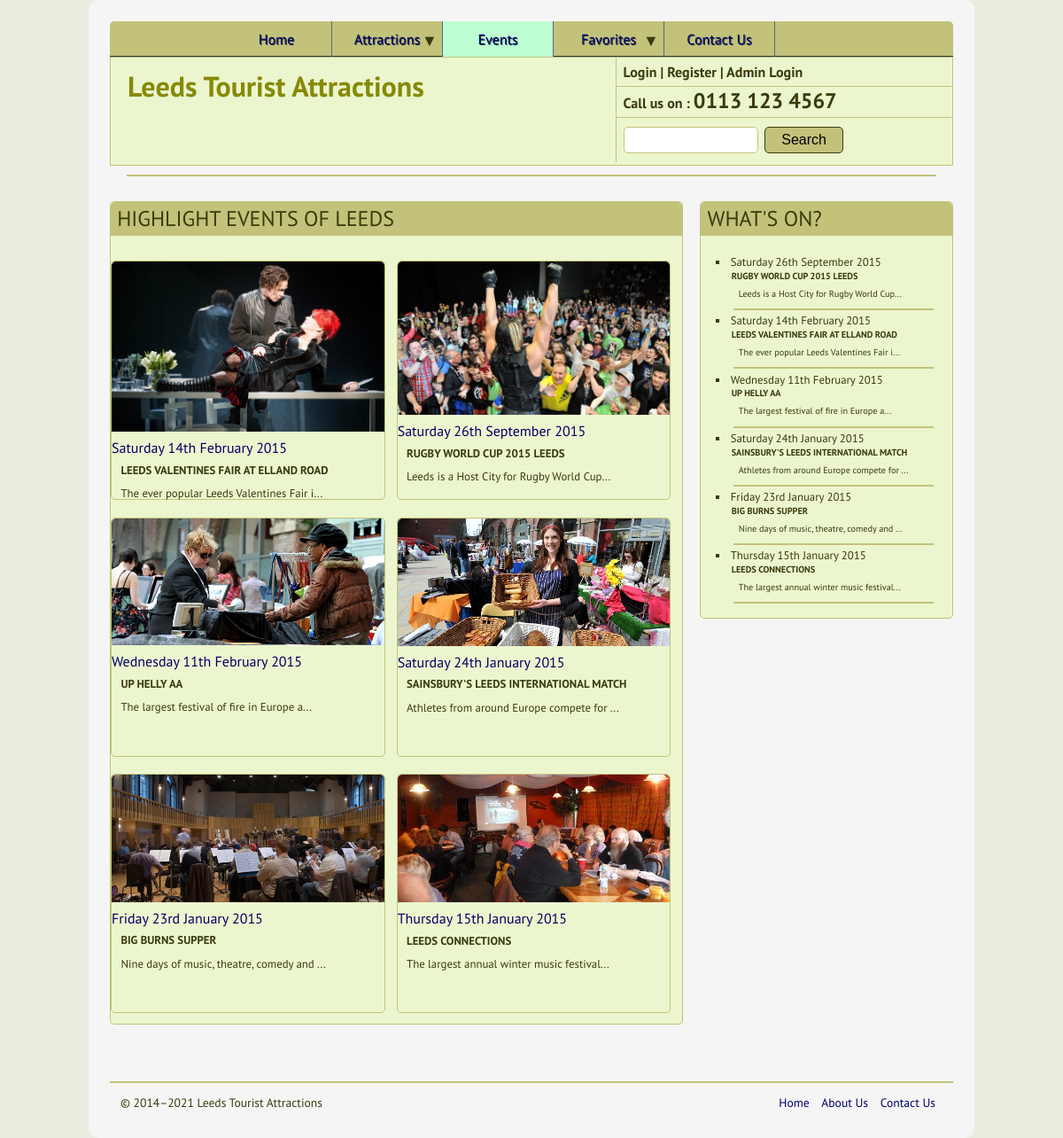
Screenshot of /events.php with the database file from the repository.
### tables this page shows
CREATE TABLE IF NOT EXISTS `events` (
`EventID` int(11) NOT NULL,
  `Title` varchar(200) NOT NULL,
  `Summary` varchar(200) NOT NULL,
  `Description` varchar(200) NOT NULL,
  `Date` date NOT NULL,
  `Image` varchar(200) NOT NULL,
  `alt` varchar(200) NOT NULL
);

### events.php (the view, shortened to what this page needs)
<!DOCTYPE html>
<?php
include "includes/head.php";
?>
<?php
									$myQuery  = "SELECT events.*";
									$myQuery .= "FROM events ";
									$myQuery .= "ORDER BY EventID DESC ";
									$result = $con->query($myQuery);
?>
<body>
	<div class="page">
		<header>
			<nav class="clearfix">
				<?php
				echo build_menu(3);
				?>
			</nav>
			<?php include "includes/header.php"; ?>
		</header>
	<hr>
		<article id="event_list">
			<h2>Highlight Events of Leeds</h2>
			<?php while ($rows = mysqli_fetch_array($result))
									{
										$summary = $rows['Summary'];
										$summarydisplay = substr($summary, 0, 40);
										$date = date_create($rows['Date']);
										echo ' 	<div class="event_item">';
										echo ' 		<div id= "thumb">';
										echo ' 		<a href=""><img src=" '. $rows['Image'] . '" alt="'.$rows['alt'].'" style="max-width:100%;height:auto;"/></a>';
										echo ' 		</div>';
										echo ' 		<div id="thumb_text">';
										echo '			<a href="event-details.php?ID='. $rows['EventID']. '">';
										echo '           <div>'.date_format($date, 'l jS F Y') .'</div>';
										echo '				<h5>' . $rows['Title'] . '</h5>';
										echo ' 				<p>' . $summarydisplay . '...</p>';
										echo '			</a>';
										echo ' 		</div>';
										echo ' 	</div>';
									}
								?>
		</article>
		<aside>
			<div>
			<h2>What's on?</h2>
			<?php include "includes/whatson.php"; ?>
			</div>
		</aside>
		<?php
		include"includes/footer.php";
		?>
</body>
</html>

### includes/whatson.php (shortened to what this page needs)
	<ul class="whatson " style="list-style-type:square">
<?php
	$Query  = "SELECT events.*";
	$Query .= "FROM events ";
	$Query .= "ORDER BY Date DESC ";
		$whatson_result = $con->query($Query);
		while ($rows = mysqli_fetch_array($whatson_result))
		{
			$summary = $rows['Summary'];
			$summarydisplay = substr($summary, 0, 40);
			$date = date_create($rows['Date']);
			echo ' 	<li >';
			echo ' 		<div id= "thumb_date">'.date_format($date, 'l jS F Y') .'</div>';
			echo ' 		<div id="thumb_text">';
			echo '           <a href="event-details.php?ID='. $rows['EventID']. '">';
			echo '				<h4>' . $rows['Title'] . '</h4>';
			echo '			 </a>';
			echo ' 				<p>' . $summarydisplay . '...</p>';
			echo ' 		</div>';
			echo ' 	</li>';
			echo '  <hr>';
		}
	?>
</ul>

### styles/styles.css (style rules this page uses)
html, body, div,h1, h2, h3, p, ul, li, img, p, input { margin: 0; padding: 0; font-size: 100%; }
*, html { -webkit-box-sizing: border-box; -moz-box-sizing: border-box; box-sizing:border-box; }
article,section, aside, hgroup, nav, header, footer, figure, figcaption { display: block; }
body { color: #393B0B; line-height: 1.5em; font-family: 'PT Sans', Arial, sans-serif; background: #EBEBE0; }
.page { max-width: 1000px; width: 96%; height: auto; margin: 0 auto; position: relative; background: #F5F5F5; border-radius: 10px; -moz-border-radius: 10px; -webkit-border-radius: 10px; padding: 2%; }
h2 { font-size: 1.6em; font-weight: normal; margin: 0 1em 1em; text-transform: uppercase; padding: .3em; background-color: #C2C27A; border-radius: 5px 5px 0px 0px; -moz-border-radius: 5px 5px 0px 0px; -webkit-border-radius: 5px 5px 0px 0px; }
h4 { font-size: 1.1em; font-weight: bold; margin: 0; }
h5 { font-size: .8em; font-weight: bold; margin: 1%; }
p { margin: .50em; padding: 0; text-align: justify; }
img { max-width: 100%; height: auto; width: auto; margin-left: 2%; border: 0; }
a { font-size: 1em; color:#000066; text-decoration: none; }
ul { list-style: none; }
article { padding: 10px; width: 100%; }
.clearfix:before, .clearfix:after { content: " "; display: inline; }
.clearfix:after { clear: both; }
nav { height: 40px; width: 100%; background: #C2C27A; font-size: 16px; font-weight: normal; position:relative; border-bottom: 1px solid #283744; border-radius: 5px 5px 0px 0px; -moz-border-radius: 5px 5px 0px 0px; -webkit-border-radius: 5px 5px 0px 0px; }

### styles/large_screen.css (style rules this page uses)
.page { width: 96%; }
p { margin: 0 0 .75em 0; padding: 2%; font-size: 0.9em; }
article { width: 68%; height:auto; margin: 2% 0 2% 0%; padding: 0px auto; float: left; border: 1px solid #C2C27A; background-color: #ECF6CE; border-radius: 5px; -moz-border-radius: 5px; -webkit-border-radius: 5px; }
article p { text-align: justify; }
article h2 { margin: 0 0 15px; color: #393B0B; }
aside { width: 30%; height: auto; float:right; margin: 2% 0 1% 0; padding: 0px; border: 1px solid #C2C27A; border-radius: 5px; -moz-border-radius: 5px; -webkit-border-radius: 5px; background: #ECF6CE; }
aside h2 { margin-top:0px; }
aside ul { padding: 0 1em 0 2em; }
aside ul li { font-size: 80%; line-height: 100%; padding:.3em .4em .2em .1em; }
aside ul li a h4 { width: 100%; font-size: .8em; font-weight:bold; margin: 0px; text-transform: uppercase; padding:.3em .4em .2em .1em; color:#393B0B; }
aside ul li p { font-size: 80%; line-height: 90%; padding:.3em .4em .2em .1em; }
#thump_text p aside h2, ul>li, #thumb_text, #thumb_date { margin: 0; }
hr { width: 96%; margin: 1% auto; border: 1px solid #C2C27A; }
#event_list { padding:0 0 5px 0; }
#event_list a img { margin: 0; border-radius: 5px 5px 0px 0px; -moz-border-radius: 5px 5px 0px 0px; -webkit-border-radius: 5px 5px 0px 0px; }
.event_item { margin: 2% 2% 1% 0%; padding: 0px; border: 1px solid #C2C27A; width: 48%; height: 270px; float: left; background-color: #ECF6CE; border-radius: 5px; -moz-border-radius: 5px; -webkit-border-radius: 5px; }
.event_item h5 { font-size: .8em; font-weight: bold; margin: 1px 1px 1px 4px; padding:.5em; line-height: 1em; color:#393B0B; text-transform: uppercase; }
#thumb_text p { font-size: .8em; font-weight: normal; margin: 1px 1px 1px 4px; padding:.5em; line-height: 1em; color:#393B0B; }

### styles/small_screen.css (style rules this page uses)
.page { width: 96%; position: relative; font-size: .857em; }
h2 { text-align: center; font-size: 1em; }
nav { border-bottom: 0; height: auto; }
article { width: 100%; height:auto; margin: 2% 0 2% 0%; padding: 0px auto; clear: both; border: 1px solid #C2C27A; background-color: #ECF6CE; border-radius: 5px; -moz-border-radius: 5px; -webkit-border-radius: 5px; }
article p { text-align: justify; }
article h2 { margin: 0 0 15px; color: #393B0B; }
aside { width: 100%; height: auto; float:right; margin: 2% 0 2% 0; padding: 0px; border: 1px solid #C2C27A; border-radius: 5px; -moz-border-radius: 5px; -webkit-border-radius: 5px; background: #ECF6CE; }
aside h2 { margin:0px; }
aside ul li { font-size: 80%; line-height: 100%; padding:.3em .4em .2em .1em; }
aside ul li a h4 { width: 100%; font-size: .8em; font-weight:bold; margin: 0px; text-transform: uppercase; padding:.3em .4em .2em .1em; color:#393B0B; }
aside ul li p { font-size: 100%; line-height: 90%; padding:.3em .4em .2em .1em; }
hr { width: 98%; margin: 1% auto; border: 1px solid #C2C27A; }

### rows the page displays
events: Image (picture), Date "Saturday 14th February 2015", Title "LEEDS VALENTINES FAIR AT ELLAND ROAD", Summary "The ever popular Leeds Valentines Fair i"
events: Image (picture), Date "Saturday 26th September 2015", Title "RUGBY WORLD CUP 2015 LEEDS", Summary "Leeds is a Host City for Rugby World Cup"
events: Image (picture), Date "Wednesday 11th February 2015", Title "UP HELLY AA", Summary "The largest festival of fire in Europe a"
events: Image (picture), Date "Saturday 24th January 2015", Title "SAINSBURY'S LEEDS INTERNATIONAL MATCH", Summary "Athletes from around Europe compete for"
events: Image (picture), Date "Friday 23rd January 2015", Title "BIG BURNS SUPPER", Summary "Nine days of music, theatre, comedy and"
events: Image (picture), Date "Thursday 15th January 2015", Title "LEEDS CONNECTIONS", Summary "The largest annual winter music festival"

### other values shown
$copyright "2014–2021"
